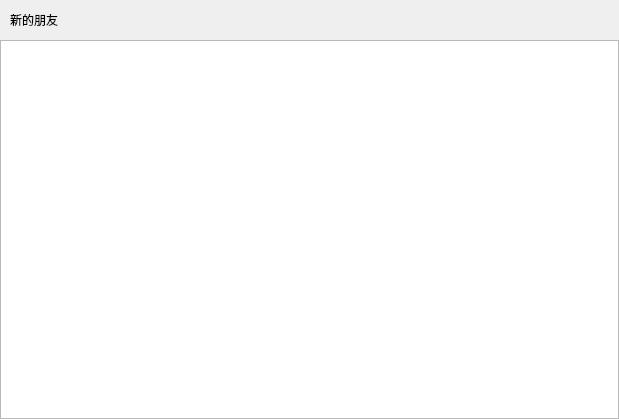
<?xml version="1.0" encoding="UTF-8"?>
<ui version="4.0">
 <class>ApplyFriendPage</class>
 <widget class="QWidget" name="ApplyFriendPage">
  <property name="geometry">
   <rect>
    <x>0</x>
    <y>0</y>
    <width>619</width>
    <height>419</height>
   </rect>
  </property>
  <property name="windowTitle">
   <string>Form</string>
  </property>
  <layout class="QVBoxLayout" name="verticalLayout">
   <property name="spacing">
    <number>0</number>
   </property>
   <property name="leftMargin">
    <number>0</number>
   </property>
   <property name="topMargin">
    <number>0</number>
   </property>
   <property name="rightMargin">
    <number>0</number>
   </property>
   <property name="bottomMargin">
    <number>0</number>
   </property>
   <item>
    <widget class="QWidget" name="friend_apply_wid" native="true">
     <layout class="QHBoxLayout" name="horizontalLayout">
      <property name="spacing">
       <number>0</number>
      </property>
      <property name="leftMargin">
       <number>0</number>
      </property>
      <property name="topMargin">
       <number>0</number>
      </property>
      <property name="rightMargin">
       <number>0</number>
      </property>
      <property name="bottomMargin">
       <number>0</number>
      </property>
      <item>
       <spacer name="horizontalSpacer_2">
        <property name="orientation">
         <enum>Qt::Horizontal</enum>
        </property>
        <property name="sizeType">
         <enum>QSizePolicy::Fixed</enum>
        </property>
        <property name="sizeHint" stdset="0">
         <size>
          <width>10</width>
          <height>20</height>
         </size>
        </property>
       </spacer>
      </item>
      <item>
       <widget class="QLabel" name="friend_apply_lb">
        <property name="minimumSize">
         <size>
          <width>0</width>
          <height>40</height>
         </size>
        </property>
        <property name="maximumSize">
         <size>
          <width>16777215</width>
          <height>40</height>
         </size>
        </property>
        <property name="text">
         <string>新的朋友</string>
        </property>
       </widget>
      </item>
      <item>
       <spacer name="horizontalSpacer">
        <property name="orientation">
         <enum>Qt::Horizontal</enum>
        </property>
        <property name="sizeHint" stdset="0">
         <size>
          <width>558</width>
          <height>20</height>
         </size>
        </property>
       </spacer>
      </item>
     </layout>
    </widget>
   </item>
   <item>
    <widget class="QWidget" name="widget" native="true">
     <layout class="QVBoxLayout" name="verticalLayout_2">
      <property name="spacing">
       <number>0</number>
      </property>
      <property name="leftMargin">
       <number>0</number>
      </property>
      <property name="topMargin">
       <number>0</number>
      </property>
      <property name="rightMargin">
       <number>0</number>
      </property>
      <property name="bottomMargin">
       <number>0</number>
      </property>
      <item>
       <widget class="ApplyFriendList" name="apply_friend_list"/>
      </item>
     </layout>
    </widget>
   </item>
  </layout>
 </widget>
 <customwidgets>
  <customwidget>
   <class>ApplyFriendList</class>
   <extends>QListWidget</extends>
   <header location="global">applyfriendlist.h</header>
  </customwidget>
 </customwidgets>
 <resources/>
 <connections/>
</ui>
